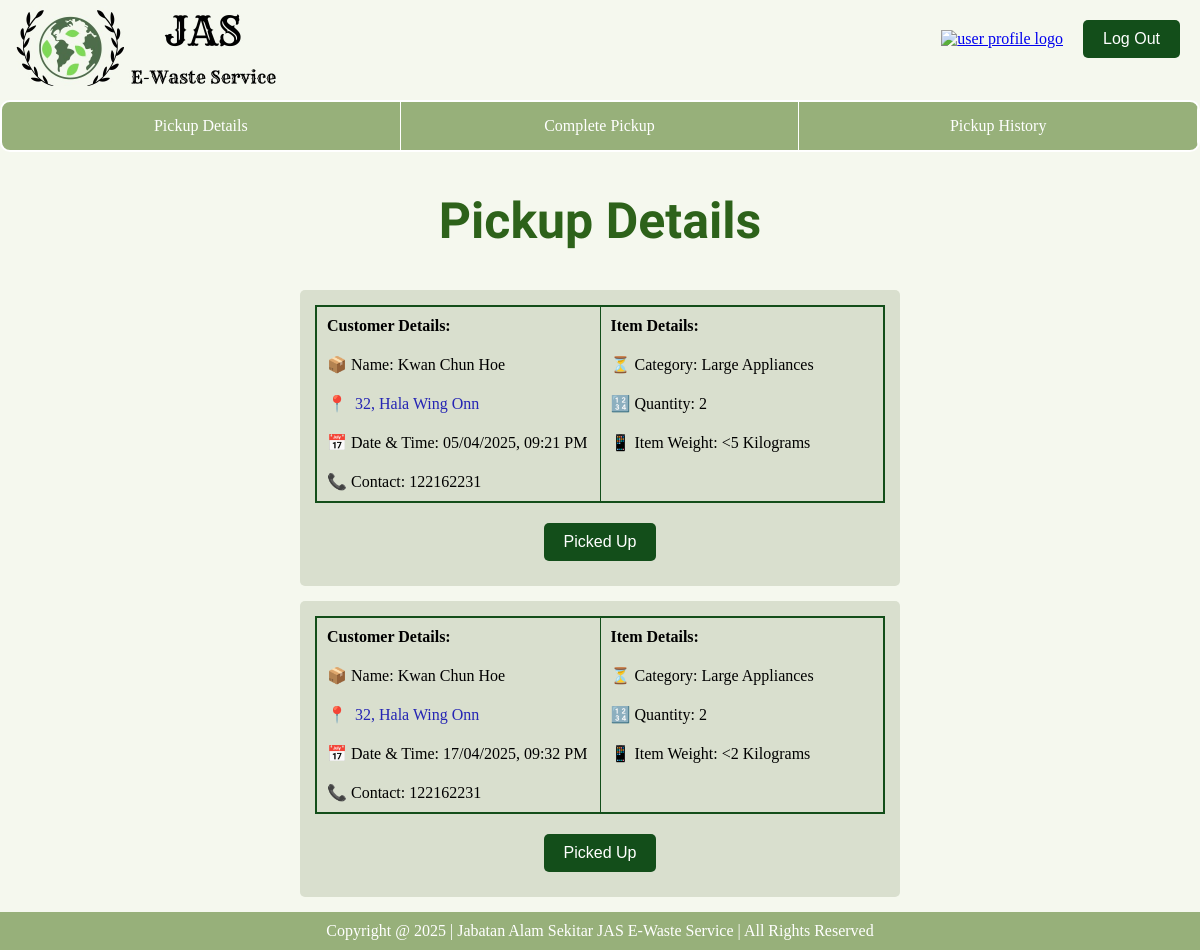
The app's page /driver/pickup_details/ (signed in), older data.
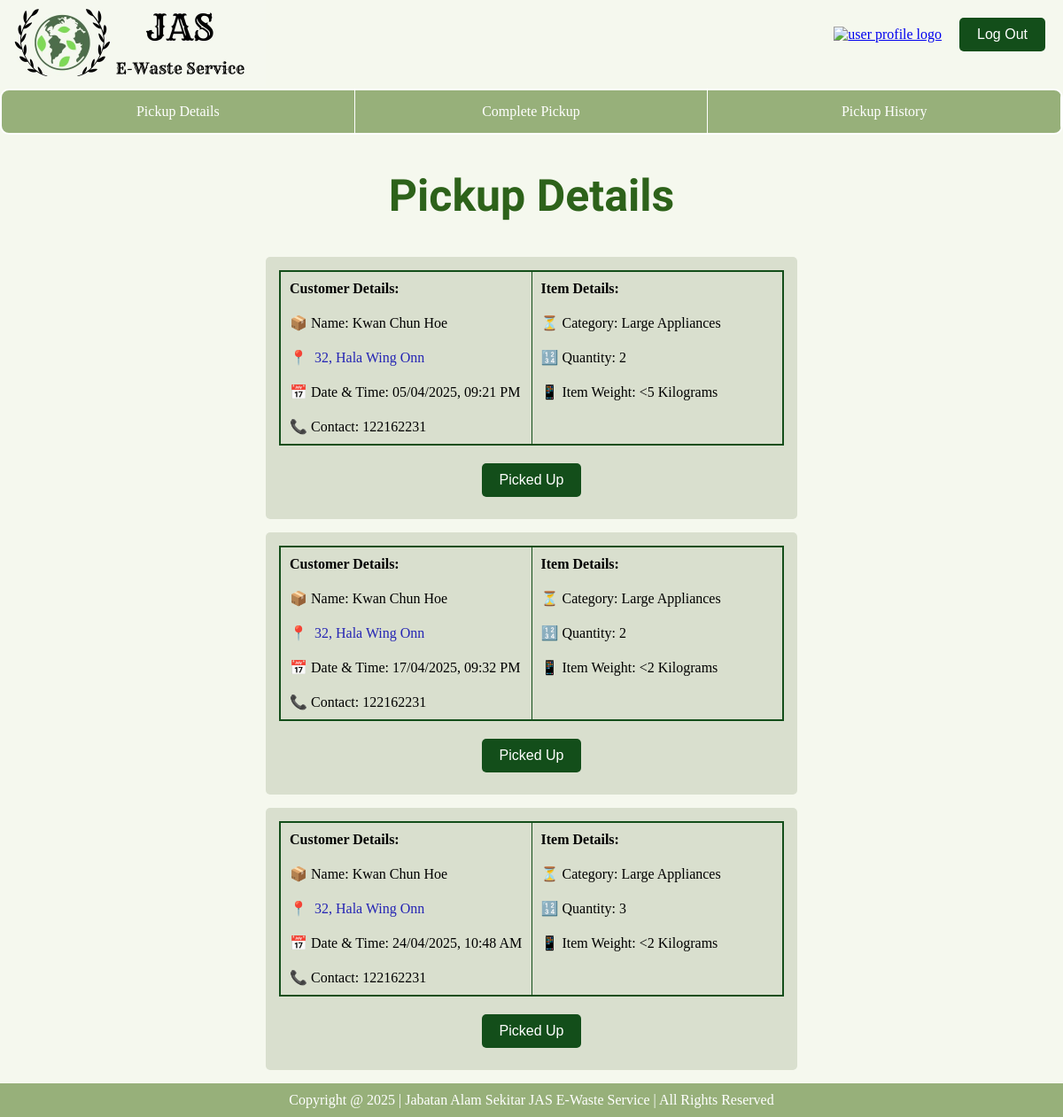
The same page, newer data.
### database/models.py (models this page shows, shortened)
class ScheduleRequest(models.Model):
    requestID = models.CharField(primary_key=True, max_length=200)
    customer = models.ForeignKey(Customer, on_delete=models.CASCADE)
    category = models.ForeignKey(ItemCategory, on_delete=models.CASCADE)
    quantity = models.IntegerField()
    weight = models.TextField()
    date = models.DateField()
    time = models.TimeField()
    address = models.TextField()
    status = models.CharField(max_length=50, default="Pending")
    rejectedReason = models.ForeignKey(Reason, on_delete=models.CASCADE, null=True, blank=True)
    driver = models.ForeignKey(Driver, on_delete=models.CASCADE, null=True, blank=True)
    operator = models.ForeignKey(Operator, on_delete=models.CASCADE, null=True, blank=True)
    trackingnumber = models.CharField(max_length=200, unique=True)

class Customer (models.Model):
    customerID = models.CharField(primary_key=True, max_length=200)
    name = models.CharField(max_length=50)
    email = models.EmailField(max_length=100, unique=True)
    password = models.CharField(max_length=200)
    phoneNumber = models.IntegerField()
    address = models.TextField()
    state = models.CharField(max_length=50)
    points = models.IntegerField(blank = True, null = True, default=0)

class ItemCategory (models.Model):
    categoryID = models.CharField(primary_key=True, max_length=50)
    itemType = models.CharField(max_length=50)
    pointsGiven = models.IntegerField()

### driver/views.py (the view)
# urls.py: path('pickup_details/', pickup_details, name='pickup_details'), #Pickup Details
def pickup_details(request):
    driverID = request.session.get("user_id")
    pickups = ScheduleRequest.objects.filter(driver_id=driverID, status="Approved").order_by('date', 'time') #Sort by closest date and time
    return render(request, 'driver/pickupDetails.html', {'pickups': pickups})

### driver/templates/driver/pickupDetails.html (shortened to what this page needs)
{% extends 'driver/base_driver.html' %}
{% load static %}
{% block extra_css %}
    <link rel="stylesheet" href="{% static 'css/pickupDetails.css' %}">
{% endblock %}
{% block content %}
<body>
    <div class="main-content">
        <h1 class="title">Pickup Details</h1>
        <div class="activity-container">
            {% for pickup in pickups %}
            <div class="activity-card">
                <table>
                    <tr>
                        <td><strong>Customer Details:</strong></td>
                        <td><strong>Item Details:</strong></td>
                    </tr>
                    <tr>
                        <td>📦 Name: {{ pickup.customer.name }}</td>
                        <td>⏳ Category: {{ pickup.category.itemType }}</td>
                    </tr>
                    <tr>
                        <td>
                            <div class="location">
                                <div class="location-icon">
                                    📍
                                </div>
                                <div>
                                    <a class="location-url" href="https://www.google.com/maps?q={{ pickup.address|urlencode }}" target="_blank">
                                        {{ pickup.address }}
                                </a>
                                </div>
                            </div>
                        </td>
                        <td>🔢 Quantity: {{ pickup.quantity }}</td>
                    </tr>
                    <tr>
                        <td>📅 Date & Time: {{ pickup.date|date:"d/m/Y" }}, {{ pickup.time|time:"h:i A" }}</td>
                        <td>📱 Item Weight:
                            {% if pickup.weight == "less1" %} &lt;1 Kilogram
                            {% elif pickup.weight == "less2" %} &lt;2 Kilograms
                            {% elif pickup.weight == "less5" %} &lt;5 Kilograms
                            {% elif pickup.weight == "more5" %} >5 Kilograms
                            {% else %} {{ pickup.weight }} Kilograms
                            {% endif %}
                        </td>
                    </tr>
                    <tr>
                        <td>📞 Contact: {{ pickup.customer.phoneNumber }}</td>
                    </tr>
                </table>
                <div class="btn-container">
                    <button type="submit" class="btn submit" data-picked-id="{{ pickup.requestID }}">Picked Up</button>
                </div>
            </div>
            {% empty %}
                <p>No pickup requests found.</p>
            {% endfor %}
        </div>
    </div>
</body>
{% endblock %}

Row changes from the older to the newer data that the page shows:
added ScheduleRequest: customer.name "Kwan Chun Hoe", category.itemType "Large Appliances", address "32, Hala Wing Onn", quantity "3", date "24/04/2025", time "10:48 AM", weight "<2 Kilograms", customer.phoneNumber "122162231"
